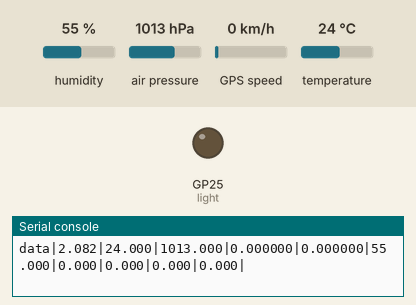
This program was run on a simulated Raspberry Pi Pico running CircuitPython. Shown: output pins drawn as LEDs (lit = HIGH), the last lines printed to the serial console. Inputs (shaded band) come from the test bench; at power-on: humidity 55 %, air pressure 1013 hPa, GPS speed 0 km/h, temperature 24 °C. Files the program writes start out absent; the GPS gets a fix after 3 s at 37.7749, -122.4194 with 8 satellites; no radio messages arrive unless stated (any console line starting 'radio sent:' is added by the test bench); the clock reads 2024-03-15 10:24:30 at power-on unless the program sets it.

Above: at 0.5 s.
At 24.1 s:
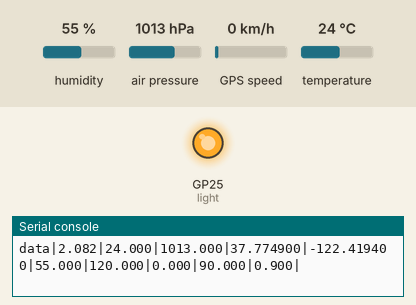
Timing chart, 0 to 26.2 s (numbered marks = the images above):
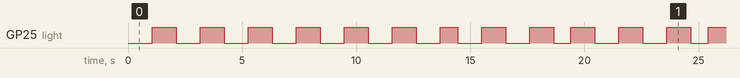

The program:

code.py
```python
import time
import board
import busio
import digitalio
import sdcardio
import storage

import adafruit_rfm9x
import adafruit_bmp280
import adafruit_gps
import adafruit_sht4x

# gps setup
i2c = busio.I2C(board.GP27, board.GP26)  # has gps, temperature and pressure sensor on one pin
gps = adafruit_gps.GPS_GtopI2C(i2c)
gps.send_command(b'PMTK314,0,1,0,0,0,0,0,0,0,0,0,0,0,0,0,0,0,0,0')
gps.send_command(b"PMTK220,1000")
last_print = time.monotonic()

# radio set up
spi = busio.SPI(clock=board.GP2, MOSI=board.GP3, MISO=board.GP4)
cs = digitalio.DigitalInOut(board.GP6)
reset = digitalio.DigitalInOut(board.GP7)
rfm9x = adafruit_rfm9x.RFM9x(spi, cs, reset, 433.0)

# sd card set up
cs = board.GP5
sdcard = sdcardio.SDCard(spi, cs)
vfs = storage.VfsFat(sdcard)
storage.mount(vfs, "/sd")

# temperature and pressure setup
bmp280_sensor = adafruit_bmp280.Adafruit_BMP280_I2C(i2c, address=0x76)

# temperature and humidity setup
sht = adafruit_sht4x.SHT4x(i2c)

# board light
light = digitalio.DigitalInOut(board.GP25)
light.switch_to_output(value=True)
light_on = True

# other variables
take_image = False
send_image = False


def new_file():
    title = f"last_run"

    file = open(f"/sd/{title}.txt", "w")
    file.write("")
    file.close()


def write(data):
    data = f"{str(time.monotonic())}|{data}"
    title = f"last_run"
    file = open(f"/sd/{title}.txt", "a")
    file.write(data)
    file.close()


def read_temperature():
    return bmp280_sensor.temperature


def read_pressure():
    return bmp280_sensor.pressure


def read_altitude():
    return bmp280_sensor.altitude


def get_gps_location():
    gps.update()
    try:
        if gps.has_fix:
            if gps.latitude is not None:
                latitude = float(gps.latitude)
            else:
                latitude = 0

            if gps.longitude is not None:
                longitude = float(gps.longitude)
            else:
                longitude = 0

            if gps.altitude_m is not None:
                alt = float(gps.altitude_m)
            else:
                alt = 0

            if gps.speed_knots is not None:
                speed = float(gps.speed_knots)
            else:
                speed = 0

            if gps.track_angle_deg is not None:
                track_angle = float(gps.track_angle_deg)
            else:
                track_angle = 0

            if gps.horizontal_dilution is not None:
                horizontal_dilution = float(gps.horizontal_dilution)
            else:
                horizontal_dilution = 0

        else:
            latitude, longitude, alt, speed, track_angle, horizontal_dilution = 0, 0, 0, 0, 0, 0

        return latitude, longitude, alt, speed, track_angle, horizontal_dilution
    except:
        return 0, 0, 0, 0, 0, 0


def send(to_send):
    rfm9x.send(to_send)


def try_read(timeout):
    return rfm9x.receive(timeout=timeout)


new_file()
while True:
    light_on = not light_on
    light.value = light_on
    loop_start_time = time.time()
    try:
        sht_temperature = sht.temperature
    except:
        sht_temperature = 0
    time.sleep(0.1)
    try:
        humidity = sht.relative_humidity
    except:
        humidity = 0

    try:
        bmp_temperature = read_temperature()
    except:
        bmp_temperature = 0

    if sht_temperature == 0 or bmp_temperature == 0:
        temperature = 0
    else:
        temperature = (bmp_temperature + sht_temperature) / 2
    time.sleep(0.1)
    try:
        pressure = read_pressure()
    except:
        pressure = 0
    time.sleep(0.1)
    try:
        altitude = read_altitude()
    except:
        altitude = 0

    try:
        lat, long, alt, speed, track_angle, horizontal_dilution = get_gps_location()
    except:
        lat, long, alt, speed, track_angle, horizontal_dilution = 0, 0, 0, 0, 0, 0

    try:
        message = "data|{0:.3f}|{1:.3f}|{2:.3f}|{3:.6f}|{4:.6f}|{5:.3f}|{6:.3f}|{7:.3f}|{8:.3f}|{9:.3f}|\n".format(
            altitude, temperature, pressure, lat, long, humidity, alt, speed, track_angle, horizontal_dilution)
        send(message)
        write(message)
        print(message)

    except:
       print("this is not ment to appear....")

    try:
        time.sleep((0.7 - ((time.time() - loop_start_time) % 0.7)))
    except:
        print("it don't want to sleep right now")
```

Measured:
- by itself, GP25 (light): moves between LOW and HIGH, repeating every 20.2 s
- by itself, everything shown: repeats every 20.2 s, in 20 steps
